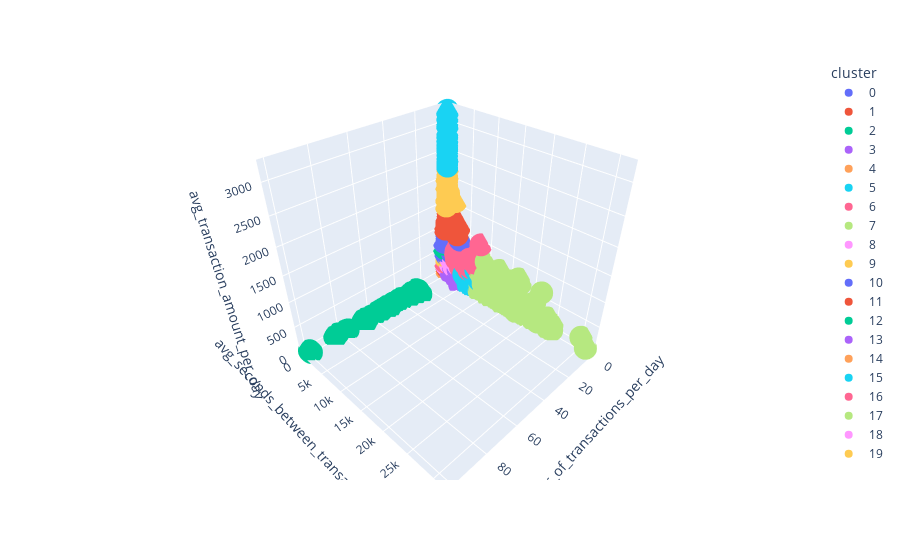

The notebook cell saved with this chart:
### Code cell
# Lista para guardar cada una de las muestras de los clusters.
df_clusters = []

# De cada uno de los clusters tomo alguna muestra de datos y los grafico.
for i in range(number_of_clusters):
    df_cluster_to_graph = clusters.loc[clusters["cluster"] == str(i)].sample(100)
    df_clusters.append(df_cluster_to_graph)

df_graph = pd.concat(df_clusters)

fig = px.scatter_3d(df_graph, x='avg_number_of_transactions_per_day', y='avg_seconds_between_transactions_per_day', z='avg_transaction_amount_per_day',color=df_graph['cluster'])
fig.show()
